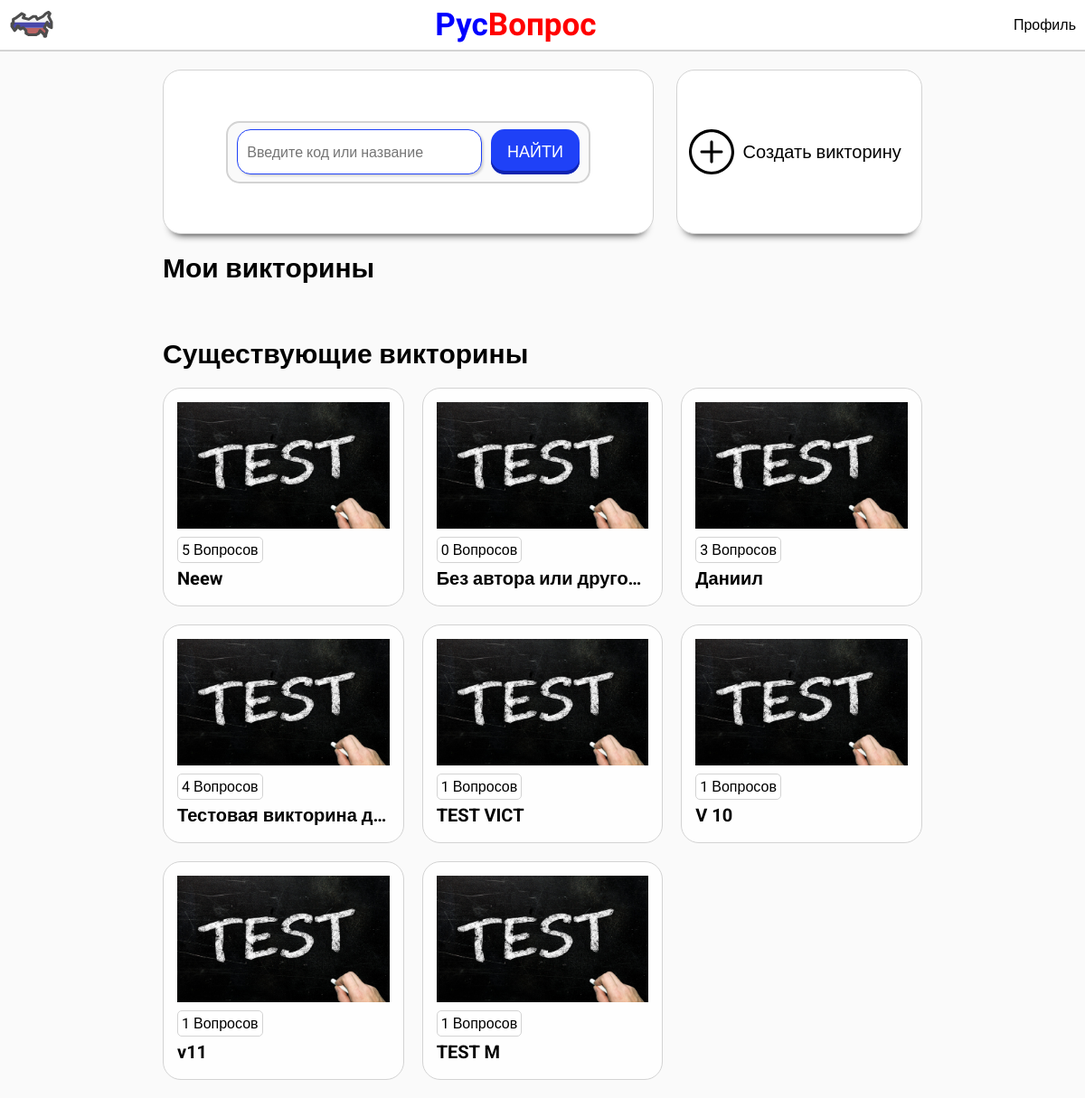
The app's page /, older data.
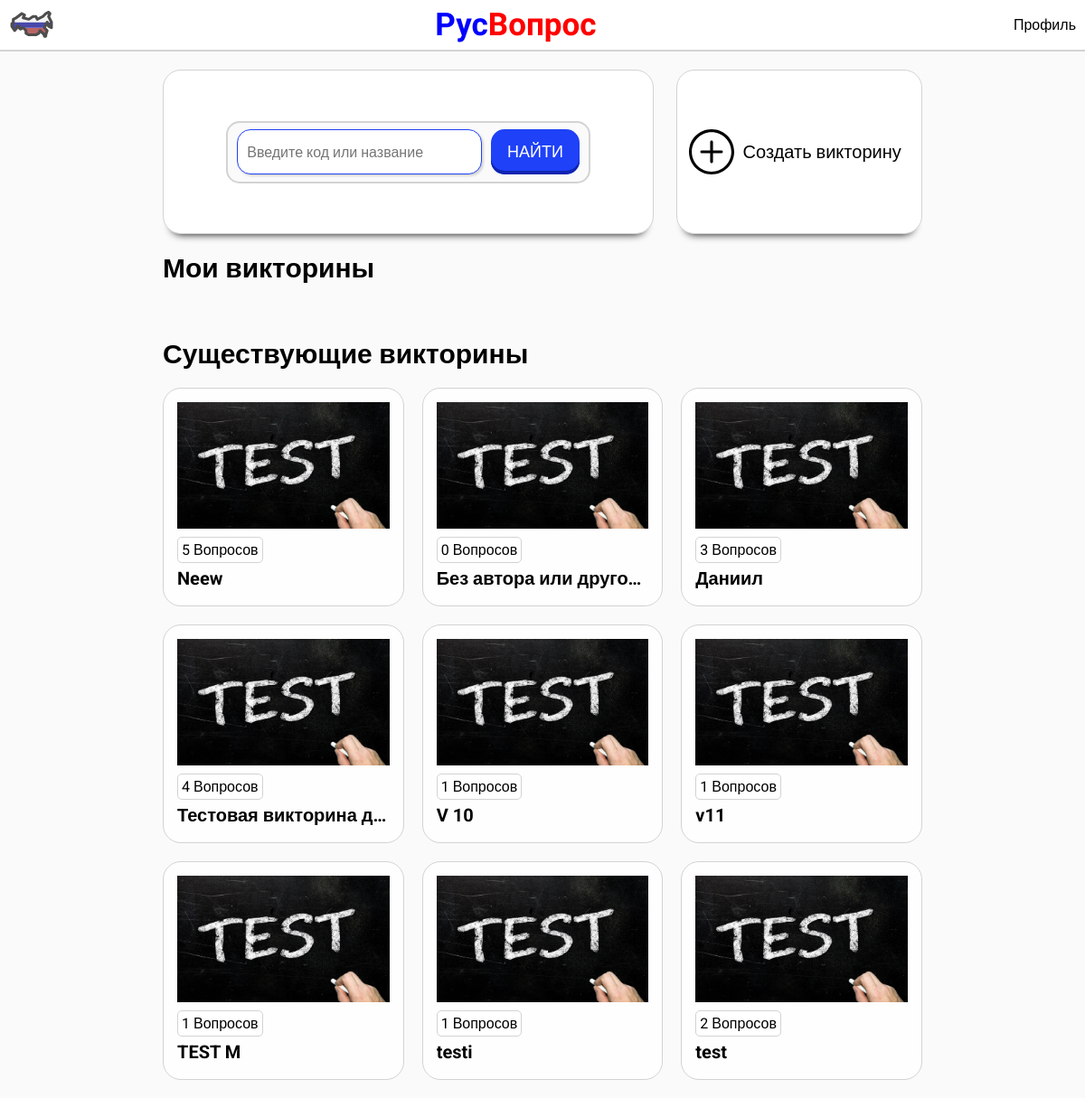
The same page, newer data.
### quizes/models.py (models this page shows, shortened)
class Quiz(models.Model):
    author = models.ForeignKey(User, on_delete=models.CASCADE, blank=True, null=True)
    name = models.CharField(max_length=120)
    topic = models.CharField(max_length=120)
    number_of_questions = models.IntegerField()
    time = models.IntegerField(help_text="Время на выполнение (мин)")
    difficulty = models.CharField(max_length=30)

### base/views.py (the view)
# urls.py: path('', MainPage.as_view(), name='main'),
class MainPage(ListView):
    template_name = 'user_quizes_list.html'
    model = Quiz
    context_object_name = 'user_quizes'
    def get_context_data(self, *, object_list=None, **kwargs):
        context = super().get_context_data(**kwargs)
        if self.request.user.is_authenticated:
            context['all_quizes'] = context['user_quizes'].exclude(author=self.request.user)
            context['user_quizes'] = context['user_quizes'].filter(author=self.request.user)
        else:
            context['all_quizes'] = context['user_quizes']
            context.pop('user_quizes', None)
        return context

### base/templates/user_quizes_list.html (shortened to what this page needs)
{% extends 'base.html' %}
{% load static %}
{% block all_questions %}
{% for quiz in all_quizes %}
<li class="existing-item" id="{{quiz.pk}}">
    <a href="{% url 'preview' quiz.pk %}">
        <img src="{% static 'test.jpg' %}" alt="#" class="item-pic">
        <p class="question-count">{{quiz.number_of_questions}} Вопросов</p>
        <h2>{{quiz.name}}</h2>
    </a>
</li>
{% endfor %}
{% endblock all_questions %}

Row changes from the older to the newer data that the page shows:
removed Quiz: number_of_questions "1", name "TEST VICT"
added Quiz: number_of_questions "1", name "testi"
added Quiz: number_of_questions "2", name "test"
